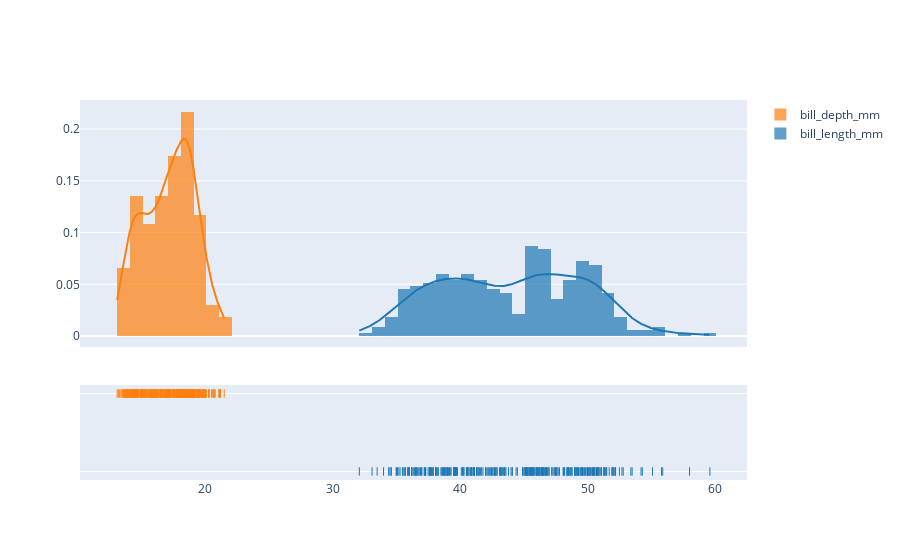

The code cell stored with this chart in its notebook:
### Code cell
hist_data = [penguins.bill_length_mm, penguins.bill_depth_mm]
group_labels = ["bill_length_mm","bill_depth_mm"] # name of the dataset

fig = ff.create_distplot(hist_data, group_labels)
fig.show()

### Figure 1 — Plotly figure (JSON) as saved in the notebook; plotly's stock layout.template omitted (floating-point values rounded to 4 significant figures; data arrays with more than 128 entries replaced by an {"elided": "..."} marker saying what was removed)
{"data": [{"autobinx": false, "histnorm": "probability density", "legendgroup": "bill_length_mm", "marker": {"color": "rgb(31, 119, 180)"}, "name": "bill_length_mm", "opacity": 0.7, "type": "histogram", "x": {"elided": "333 float values"}, "xaxis": "x", "xbins": {"end": 59.6, "size": 1, "start": 32.1}, "yaxis": "y"}, {"autobinx": false, "histnorm": "probability density", "legendgroup": "bill_depth_mm", "marker": {"color": "rgb(255, 127, 14)"}, "name": "bill_depth_mm", "opacity": 0.7, "type": "histogram", "x": {"elided": "333 float values"}, "xaxis": "x", "xbins": {"end": 21.5, "size": 1, "start": 13.1}, "yaxis": "y"}, {"legendgroup": "bill_length_mm", "marker": {"color": "rgb(31, 119, 180)"}, "mode": "lines", "name": "bill_length_mm", "showlegend": false, "type": "scatter", "x": {"elided": "500 float values"}, "xaxis": "x", "y": {"elided": "500 float values"}, "yaxis": "y"}, {"legendgroup": "bill_depth_mm", "marker": {"color": "rgb(255, 127, 14)"}, "mode": "lines", "name": "bill_depth_mm", "showlegend": false, "type": "scatter", "x": {"elided": "500 float values"}, "xaxis": "x", "y": {"elided": "500 float values"}, "yaxis": "y"}, {"legendgroup": "bill_length_mm", "marker": {"color": "rgb(31, 119, 180)", "symbol": "line-ns-open"}, "mode": "markers", "name": "bill_length_mm", "showlegend": false, "type": "scatter", "x": {"elided": "333 float values"}, "xaxis": "x", "y": {"elided": "333 str values"}, "yaxis": "y2"}, {"legendgroup": "bill_depth_mm", "marker": {"color": "rgb(255, 127, 14)", "symbol": "line-ns-open"}, "mode": "markers", "name": "bill_depth_mm", "showlegend": false, "type": "scatter", "x": {"elided": "333 float values"}, "xaxis": "x", "y": {"elided": "333 str values"}, "yaxis": "y2"}], "layout": {"barmode": "overlay", "hovermode": "closest", "legend": {"traceorder": "reversed"}, "xaxis": {"anchor": "y2", "domain": [0, 1], "zeroline": false}, "yaxis": {"anchor": "free", "domain": [0.35, 1], "position": 0}, "yaxis2": {"anchor": "x", "domain": [0, 0.25], "dtick": 1, "showticklabels": false}}}
